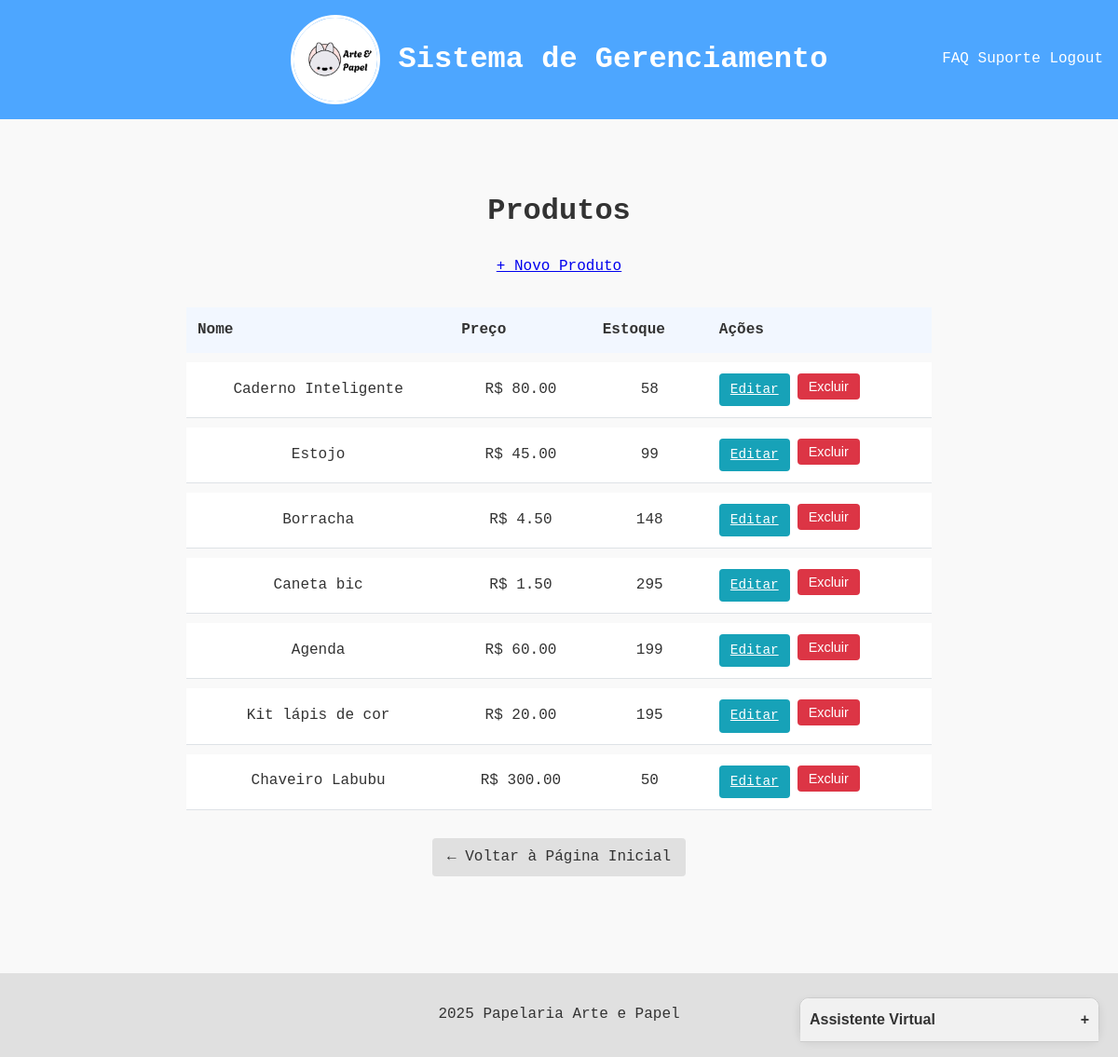
Page /produtos (signed in) on the earlier database version.
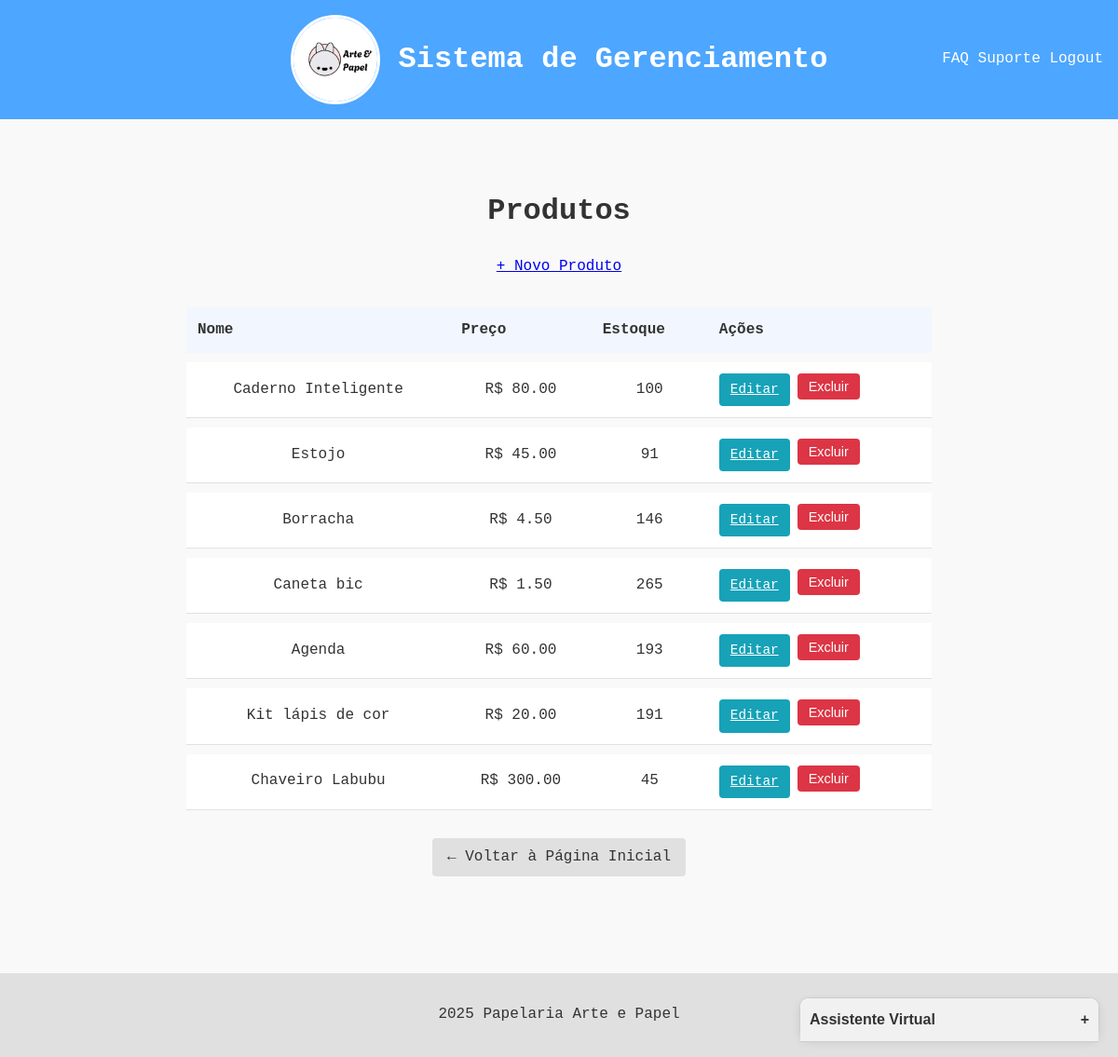
Same page on the later database version.
### app.py (models this page shows)
class Produto(db.Model):
    id = db.Column(db.Integer, primary_key=True)
    nome = db.Column(db.String(100), nullable=False)
    descricao = db.Column(db.String(200))
    preco = db.Column(db.Float, nullable=False)
    quantidade = db.Column(db.Integer, default=0)
    data_cadastro = db.Column(db.DateTime, default=datetime.utcnow)

### app.py (the view)
@app.route('/produtos')
@login_required
def listar_produtos():
    produtos = Produto.query.all()
    return render_template("produtos/listar.html", produtos=produtos)

### app.py (called while the page is built)
@login_manager.user_loader
def load_user(user_id):
    return Usuario.query.get(int(user_id))

### templates/produtos/listar.html
{% extends "base.html" %}
{% block content %}
<div class="container">
    <h1>Produtos</h1>
    <a href="{{ url_for('cadastrar_produto') }}" class="btn btn-novo">+ Novo Produto</a>
    <table class="tabela-produtos">
        <thead>
            <tr>
                <th>Nome</th>
                <th>Preço</th>
                <th>Estoque</th>
                <th>Ações</th>
            </tr>
        </thead>
        <tbody>
            {% for produto in produtos %}
            <tr>
                <td>{{ produto.nome }}</td>
                <td>R$ {{ "%.2f"|format(produto.preco) }}</td>
                <td>{{ produto.quantidade }}</td>
                <td class="acoes">
                    <a href="{{ url_for('editar_produto', id=produto.id) }}" class="btn-editar">Editar</a>
                    <form action="{{ url_for('deletar_produto', id=produto.id) }}" method="POST" class="form-deletar">
                        <button type="submit" class="btn-excluir">Excluir</button>
                    </form>
                </td>
            </tr>
            {% endfor %}
        </tbody>
    </table>
    <div class="text-center mt-4">
        <a href="{{ url_for('home') }}" class="btn-voltar">
            ← Voltar à Página Inicial
        </a>
    </div>
</div>
{% endblock %}

Differences in the rows shown:
changed Produto "Caderno Inteligente": quantidade "58" → "100"
changed Produto "Estojo": quantidade "99" → "91"
changed Produto "Borracha": quantidade "148" → "146"
changed Produto "Caneta bic": quantidade "295" → "265"
changed Produto "Agenda": quantidade "199" → "193"
changed Produto "Kit lápis de cor": quantidade "195" → "191"
changed Produto "Chaveiro Labubu": quantidade "50" → "45"
